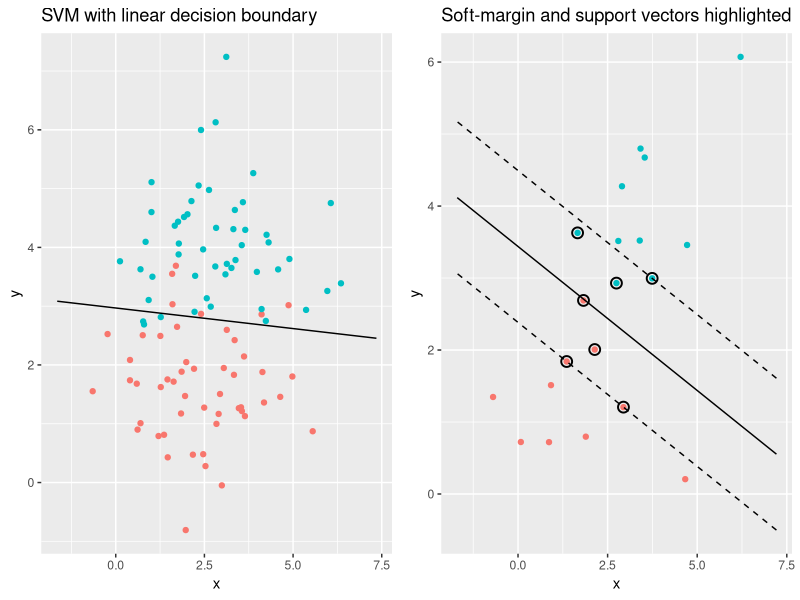
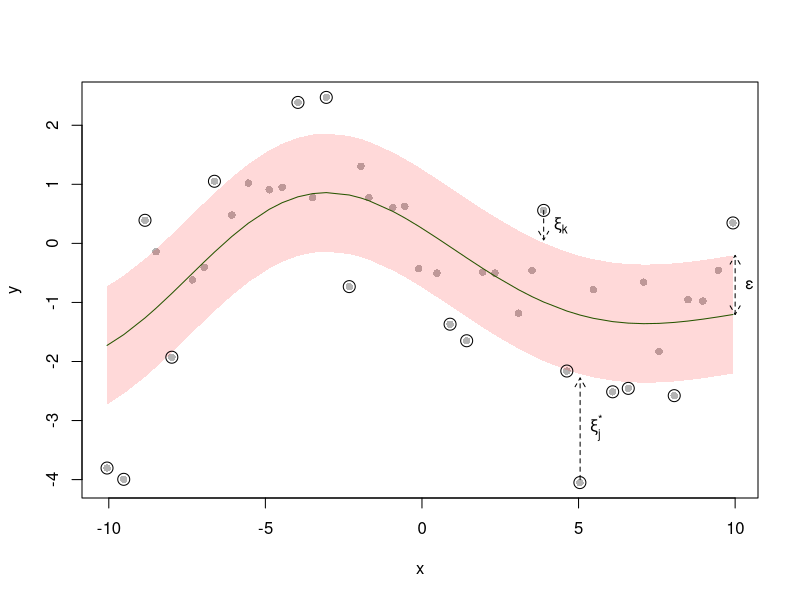
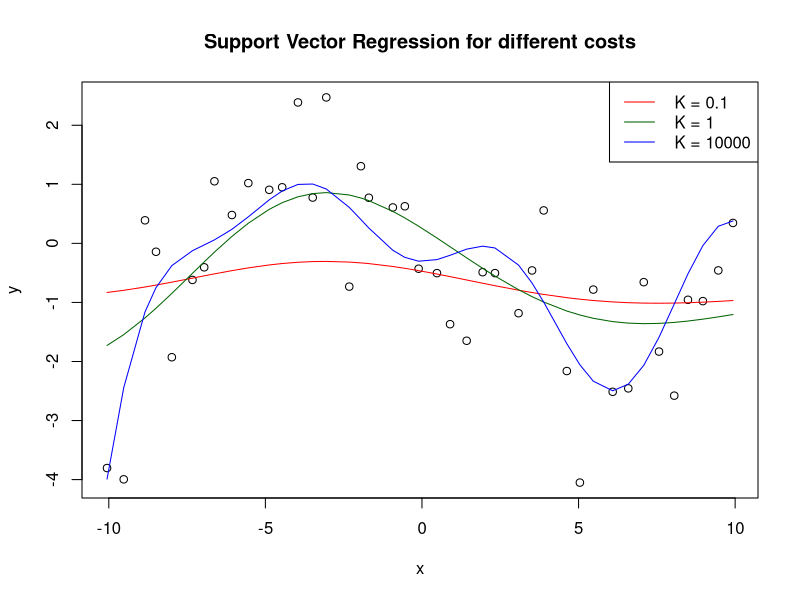

Here is the R script that generated these plots, in order:
## ---- chunk 1
knitr::opts_chunk$set(echo = FALSE)
## ---- chunk 2

set.seed(123)

class1 <- data.frame(
  x = rnorm(50, mean = 2.3, sd = 1.5), 
  y = rnorm(50, mean = 1.5),
  class = factor("Class 1")
)
class2 <- data.frame(
  x = rnorm(50, mean = 3.2, sd = 1.5), 
  y = rnorm(50, mean = 4),
  class = factor("Class 2")
)
df <- rbind(class1, class2)

library(e1071)
library(ggplot2)
library(gridExtra)  # for arranging multiple plots side by side

# Fit a soft-margin SVM classifier (controlled by the cost parameter)
svm_model <- svm(class ~ x + y,
                 data   = df,
                 kernel = "linear",
                 cost   = 1,
                 scale  = TRUE)



# Create a grid and compute decision values to draw only the decision boundary line
x_seq <- seq(min(df$x) - 1, max(df$x) + 1, length.out = 100)
y_seq <- seq(min(df$y) - 1, max(df$y) + 1, length.out = 100)
grid  <- expand.grid(x = x_seq, y = y_seq)

grid_pred      <- predict(svm_model, grid, decision.values = TRUE)
decision_vals  <- attributes(grid_pred)$decision.values
grid$decision  <- decision_vals

# Plot the data and only the separating line (no soft-margin boundary lines, legend hidden)
p1 <- ggplot(df, aes(x = x, y = y, color = class)) +
  geom_point() +
  geom_contour(data = grid,
               aes(z = decision),
               breaks = 0,
               color = "black") +
  labs(
    title = "SVM with linear decision boundary",
    x = "x",
    y = "y"
  ) +
  theme(legend.position = "none")

set.seed(12)

class1 <- data.frame(
  x = rnorm(10, mean = 2.3, sd = 1.5), 
  y = rnorm(10, mean = 1.5),
  class = factor("Class 1")
)
class2 <- data.frame(
  x = rnorm(10, mean = 3.2, sd = 1.5), 
  y = rnorm(10, mean = 4),
  class = factor("Class 2")
)
df <- rbind(class1, class2)

# Fit a soft-margin SVM classifier for this smaller data set
svm_model_small <- svm(class ~ x + y,
                       data   = df,
                       kernel = "linear",
                       cost   = 1,
                       scale  = TRUE)

# Mark the support vectors in the data
df$support_vector <- FALSE
df$support_vector[svm_model_small$index] <- TRUE

# Create a grid and compute decision values to draw the decision boundary and soft-margin lines
x_seq <- seq(min(df$x) - 1, max(df$x) + 1, length.out = 100)
y_seq <- seq(min(df$y) - 1, max(df$y) + 1, length.out = 100)
grid  <- expand.grid(x = x_seq, y = y_seq)

grid_pred      <- predict(svm_model_small, grid, decision.values = TRUE)
decision_vals  <- attributes(grid_pred)$decision.values
grid$decision  <- decision_vals

# Plot the data, decision boundary, soft-margin boundary lines, and highlight support vectors
p2 <- ggplot(df, aes(x = x, y = y, color = class)) +
  geom_point() +
  # highlight support vectors (points on or inside the margin)
  geom_point(data = df[df$support_vector, ],
             shape = 21,
             size = 3,
             stroke = 1,
             color = "black",
             fill = "#ffffff00") +
  # decision boundary (f(x) = 0)
  geom_contour(data = grid,
               aes(z = decision),
               breaks = 0,
               color = "black") +
  # soft-margin boundaries (f(x) = -1 and f(x) = 1)
  geom_contour(data = grid,
               aes(z = decision),
               breaks = c(-1, 1),
               linetype = "dashed",
               color = "black") +
  labs(
    title = "Soft-margin and support vectors highlighted",
    x = "x",
    y = "y"
  ) +
  theme(legend.position = "none")

# Print p1 and p2 side by side
grid.arrange(p1, p2, ncol = 2)


## ---- chunk 3
set.seed(123)


x <- seq(-10, 10, 0.5) + rnorm(length(seq(-10, 10, 0.5)), mean = 0, sd = 0.1)
y <- 1/170 * (x^3 - 3* x^2 - 70*x + 5 + rnorm(length(x), mean = 0, sd = 170))

library(e1071)

epsilon <- 1
cost <- 1

model <- svm(y ~ x, data = data.frame(x = x, y = y), epsilon = epsilon, cost = cost)
predictedY <- predict(model, data.frame(x = x))

plot(x, y, pch = 16, col = "grey70")
lines(x, predictedY, col = "darkgreen")


# Add ε-tube
polygon(
 c(x, rev(x)),
 c(predictedY + epsilon, rev(predictedY - epsilon)),
 border = NA,
 col = rgb(1, 0, 0, 0.15)
)

# mark the 17 points that are the furthest from the predictedY 
idx_furthest <- order(abs(predictedY - y), decreasing = TRUE)[1:17]
points(x[idx_furthest], y[idx_furthest], 
       col = "#000000", 
       bg = "#ffffff00",
       pch = 21,
       cex = 1.6,
       lwd = 1)


# Add an arrow (dashed, double sided, between ypred at x = 10 and ypred at x = 10   + 1 )
arrows(10, predictedY[length(predictedY)], 10, predictedY[length(predictedY)] + epsilon, length = 0.1, lty = 2, col = "black", code = 3)
# add a text "ε" at the end of the arrow
text(10.01, predictedY[length(predictedY)] + 1/2 * epsilon, "ε", pos = 4)

# Add an arrow between 5,-5 and 5,-2.5 with text xsi_i star (flipped direction)
arrows(5.05, -4, 5.05, -2.28, length = 0.1, lty = 2, col = "black")
text(5.05, -3.2, expression(xi[j]^"*"), pos = 4)


# Add an arrow between the 13th last point and the 13th last point - 1 with text xsi_j
arrows(x[length(x) - 12], y[length(y) - 12], x[length(x) - 12], y[length(y) - 12]- 0.5, length = 0.1, lty = 2, col = "black")
text(x[length(x) - 12], y[length(y) - 12] - 0.3, expression(xi[k]), pos = 4)

## ---- chunk 4
set.seed(123)


x <- seq(-10, 10, 0.5) + rnorm(length(seq(-10, 10, 0.5)), mean = 0, sd = 0.1)
y <- 1/170 * (x^3 - 3* x^2 - 70*x + 5 + rnorm(length(x), mean = 0, sd = 170))

library(e1071)

epsilon <- 1
cost <- 0.1

model <- svm(y ~ x, data = data.frame(x = x, y = y), epsilon = epsilon, cost = cost)
predictedY <- predict(model, data.frame(x = x))

plot(x, y)
lines(x, predictedY, col = "red")


# Add ε-tube
#polygon(
#  c(x, rev(x)),
#  c(predictedY + epsilon, rev(predictedY - epsilon)),
#  border = NA,
#  col = rgb(1, 0, 0, 0.15)
#)




epsilon <- 1
cost <- 1

model <- svm(y ~ x, data = data.frame(x = x, y = y), epsilon = epsilon, cost = cost)
predictedY <- predict(model, data.frame(x = x))

# plot(x, y)
lines(x, predictedY, col = "darkgreen")


# Add ε-tube
#polygon(
#  c(x, rev(x)),
#  c(predictedY + epsilon, rev(predictedY - epsilon)),
#  border = NA,
#  col = rgb(1, 0, 0, 0.15)
#)




epsilon <- 1
cost <- 10000

model <- svm(y ~ x, data = data.frame(x = x, y = y), epsilon = epsilon, cost = cost)
predictedY <- predict(model, data.frame(x = x))

# plot(x, y)
lines(x, predictedY, col = "blue")


# Add ε-tube
#polygon(
#  c(x, rev(x)),
#  c(predictedY + epsilon, rev(predictedY - epsilon)),
#  border = NA,
#  col = rgb(1, 0, 0, 0.15)
#)

legend("topright", legend = c(" K = 0.1", " K = 1", " K = 10000"), col = c("red", "darkgreen", "blue"), lty = 1)
title("Support Vector Regression for different costs")

